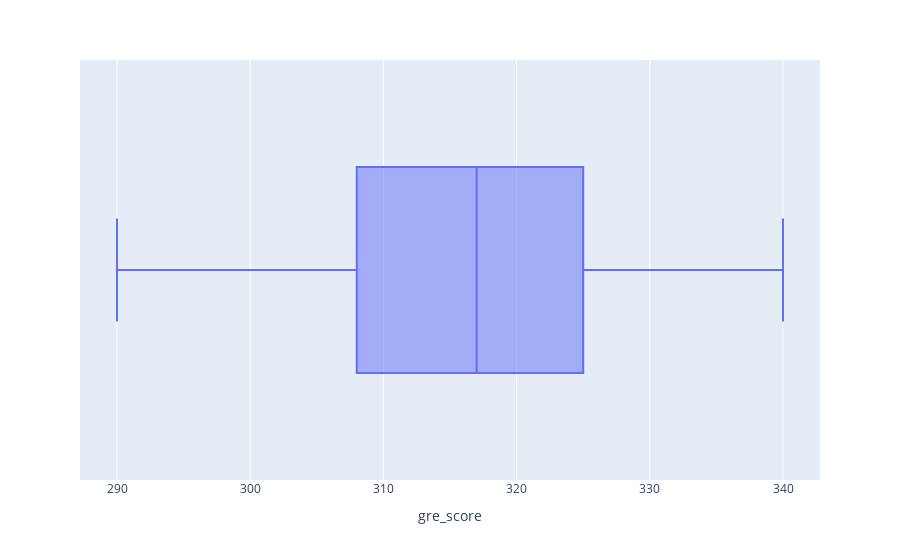

Here is the notebook cell this chart was saved with:
### Code cell
px.box(df,x=cols[0])

### Figure 1 — Plotly figure (JSON) as saved in the notebook; plotly's stock layout.template omitted (floating-point values rounded to 4 significant figures; data arrays with more than 128 entries replaced by an {"elided": "..."} marker saying what was removed)
{"data": [{"alignmentgroup": "True", "hovertemplate": "gre_score=%{x}<extra></extra>", "legendgroup": "", "marker": {"color": "#636efa"}, "name": "", "notched": false, "offsetgroup": "", "orientation": "h", "showlegend": false, "type": "box", "x": {"elided": "500 int values"}, "x0": " ", "xaxis": "x", "y0": " ", "yaxis": "y"}], "layout": {"boxmode": "group", "legend": {"tracegroupgap": 0}, "margin": {"t": 60}, "xaxis": {"anchor": "y", "domain": [0, 1], "title": {"text": "gre_score"}}, "yaxis": {"anchor": "x", "domain": [0, 1]}}}
